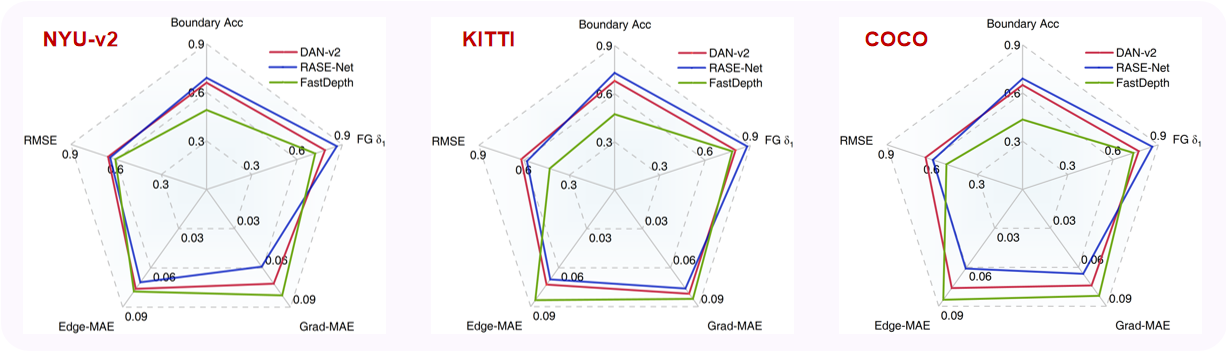
#> input picture RASE-Net/assets/comparison.png, 1226 x 356 px
$ python visualize_depth.py --input ../../RASE-Net/assets/comparison.png --danv2 ../../RASE-Net/assets/comparison.png --hmvnet ../../RASE-Net/assets/comparison.png
#> lines starting #> are read from the running program, lines starting #| are printed output that depends on the picture
import numpy as np
import matplotlib.pyplot as plt
import cv2
import os
import matplotlib


def visualize_depth_comparison(rgb_path, danv2_depth_path, hmvnet_depth_path, save_path=None):
    """
    Create a visualization comparing DAN-v2 and HMV-Net depth maps

    This visualization demonstrates HMV-Net's advantages in foreground accuracy
    and boundary preservation for UAV cargo delivery scenarios.

    Parameters:
    -----------
    rgb_path : str
        Path to input RGB image
    danv2_depth_path : str
        Path to DAN-v2 baseline depth map
    hmvnet_depth_path : str
        Path to HMV-Net depth map (with ERAM and SEU enhancement)
    save_path : str, optional
        Path to save the visualization
    """
#> called with rgb_path = '../../RASE-Net/assets/comparison.png', danv2_depth_path = '../../RASE-Net/assets/comparison.png', hmvnet_depth_path = '../../RASE-Net/assets/comparison.png', save_path = 'comparison.png'
    # Create figure
    fig, axes = plt.subplots(1, 3, figsize=(15, 5))

    # Column titles
    col_titles = ["Input RGB", "DAN-v2", "HMV-Net (Ours)"]

    # Load images
    rgb_img = cv2.imread(rgb_path)
#> rgb_img is the input picture: shape (356, 1226, 3); mean B, G, R 245.1, 243.4, 244.2
    if rgb_img is None:
        raise ValueError(f"Could not load RGB image: {rgb_path}")
    rgb_img = cv2.cvtColor(rgb_img, cv2.COLOR_BGR2RGB)

    # Load depth maps
    danv2_depth = cv2.imread(danv2_depth_path, cv2.IMREAD_ANYDEPTH | cv2.IMREAD_GRAYSCALE)
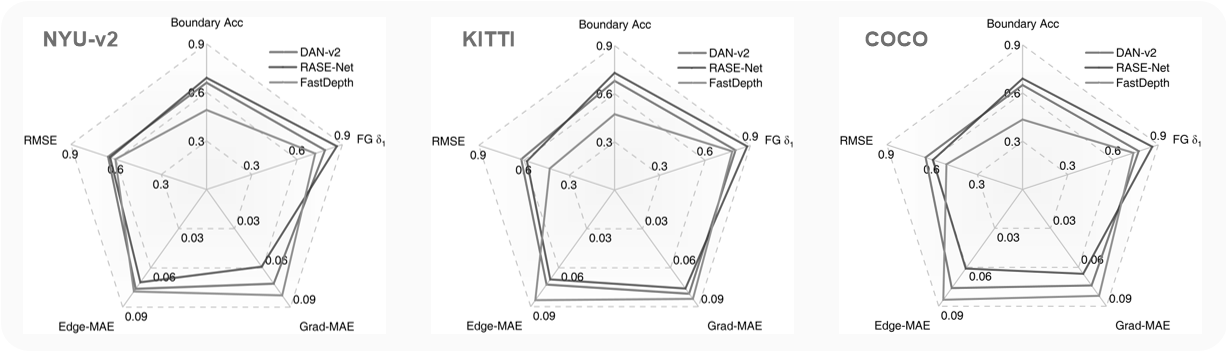
#> danv2_depth: shape (356, 1226); min 0, max 255, mean 244.3
    if danv2_depth is None:
        danv2_depth = cv2.imread(danv2_depth_path, cv2.IMREAD_GRAYSCALE)

    hmvnet_depth = cv2.imread(hmvnet_depth_path, cv2.IMREAD_ANYDEPTH | cv2.IMREAD_GRAYSCALE)
    if hmvnet_depth is None:
        hmvnet_depth = cv2.imread(hmvnet_depth_path, cv2.IMREAD_GRAYSCALE)

    # Normalize depth maps for visualization
    def normalize_depth(depth):
        if depth.max() > depth.min():
            return (depth - depth.min()) / (depth.max() - depth.min())
        return depth

    danv2_norm = normalize_depth(danv2_depth)
    hmvnet_norm = normalize_depth(hmvnet_depth)

    # Use Spectral_r colormap for depth visualization (consistent with DAN-v2)
    depth_cmap = matplotlib.colormaps.get_cmap('Spectral_r')

    # Display images
    axes[0].imshow(rgb_img)
    axes[0].set_title(col_titles[0], fontsize=14, fontweight='bold')
    axes[0].axis('off')

    axes[1].imshow(danv2_norm, cmap=depth_cmap)
    axes[1].set_title(col_titles[1], fontsize=14, fontweight='bold')
    axes[1].axis('off')

    axes[2].imshow(hmvnet_norm, cmap=depth_cmap)
    axes[2].set_title(col_titles[2], fontsize=14, fontweight='bold')
    axes[2].axis('off')

    plt.tight_layout()

    if save_path:
        plt.savefig(save_path, dpi=300, bbox_inches='tight')
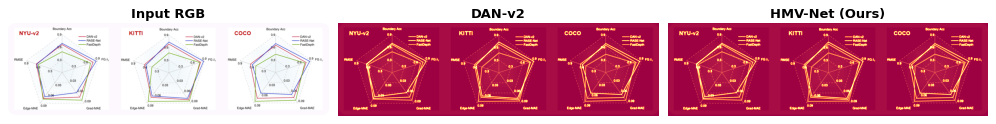
#> figure drawn by matplotlib, 3 panels
        print(f"Visualization saved to: {save_path}")

    plt.show()
    plt.close()


# [86 lines left out: function visualize_structure_aware_comparison, not called in this run]


if __name__ == "__main__":
    import argparse

    parser = argparse.ArgumentParser(description="Visualize depth comparison between DAN-v2 and HMV-Net")
    parser.add_argument("--input", type=str, required=True, help="Path to input RGB image")
    parser.add_argument("--danv2", type=str, required=True, help="Path to DAN-v2 depth map")
    parser.add_argument("--hmvnet", type=str, required=True, help="Path to HMV-Net depth map")
    parser.add_argument("--output", type=str, default="comparison.png", help="Path to save visualization")
    parser.add_argument("--structure", action="store_true", help="Create structure-aware visualization")

    args = parser.parse_args()

    if args.structure:
        visualize_structure_aware_comparison(
            args.input,
            args.danv2,
            args.hmvnet,
            args.output.replace('.png', '_structure.png'),
            show_difference=True
        )
    else:
        visualize_depth_comparison(
            args.input,
            args.danv2,
            args.hmvnet,
            args.output
        )

$ run again, with HMV/assets/Reasoning comparison.jpg saved as RASE-Net/assets/comparison.png
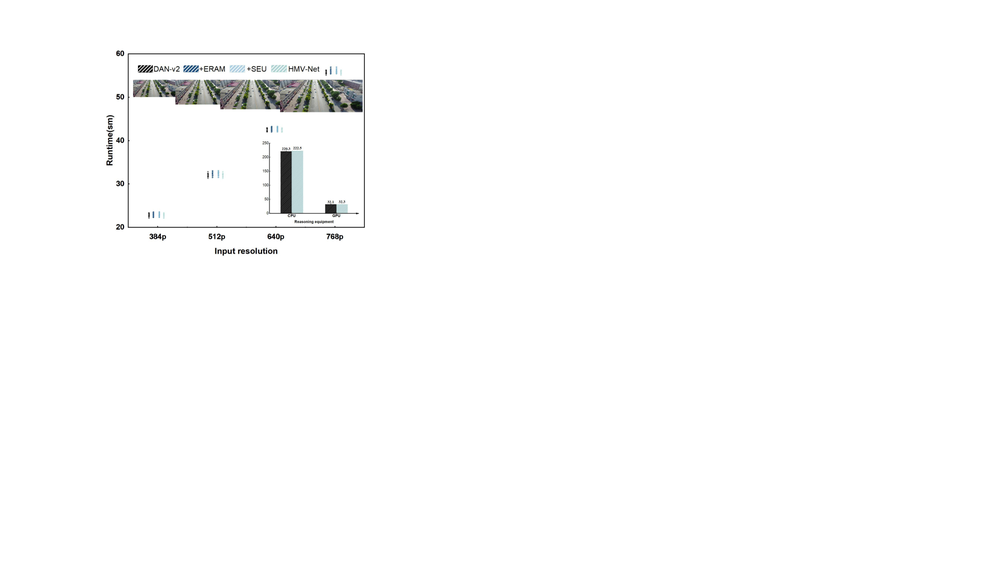
#> input picture HMV/assets/Reasoning comparison.jpg, 1000 x 562 px, shrunk from 8000 x 4500 before the run
#> in visualize_depth_comparison, rgb_img is the input picture: shape (562, 1000, 3); mean B, G, R 252.2, 252.3, 252.2
#> in visualize_depth_comparison, `plt.savefig(save_path, dpi=300, bbox_inches='tight')`:
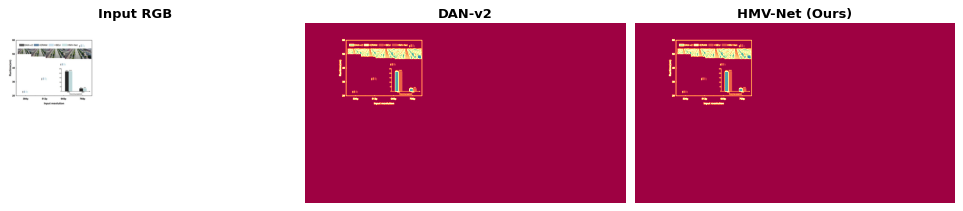
#> figure drawn by matplotlib, 3 panels

$ run again, with HMV/assets/comparison.jpg saved as RASE-Net/assets/comparison.png
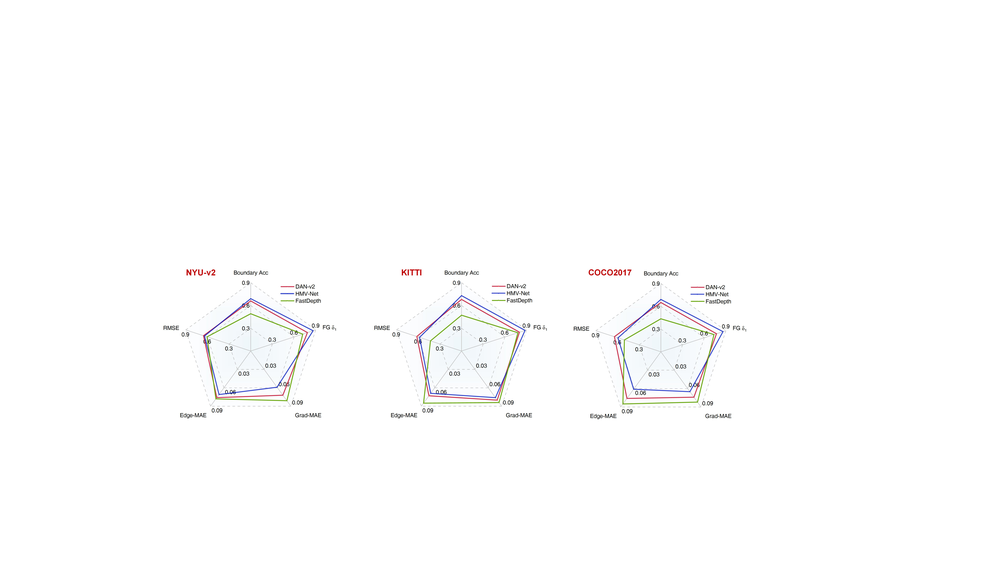
#> input picture HMV/assets/comparison.jpg, 1000 x 562 px, shrunk from 7680 x 4320 before the run
#> in visualize_depth_comparison, rgb_img is the input picture: shape (562, 1000, 3); mean B, G, R 253.2, 253.1, 253.2
#> in visualize_depth_comparison, `plt.savefig(save_path, dpi=300, bbox_inches='tight')`:
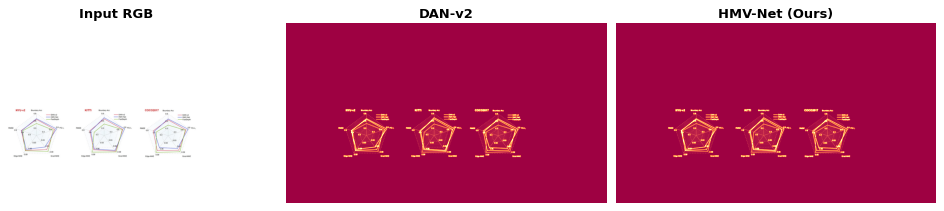
#> figure drawn by matplotlib, 3 panels
